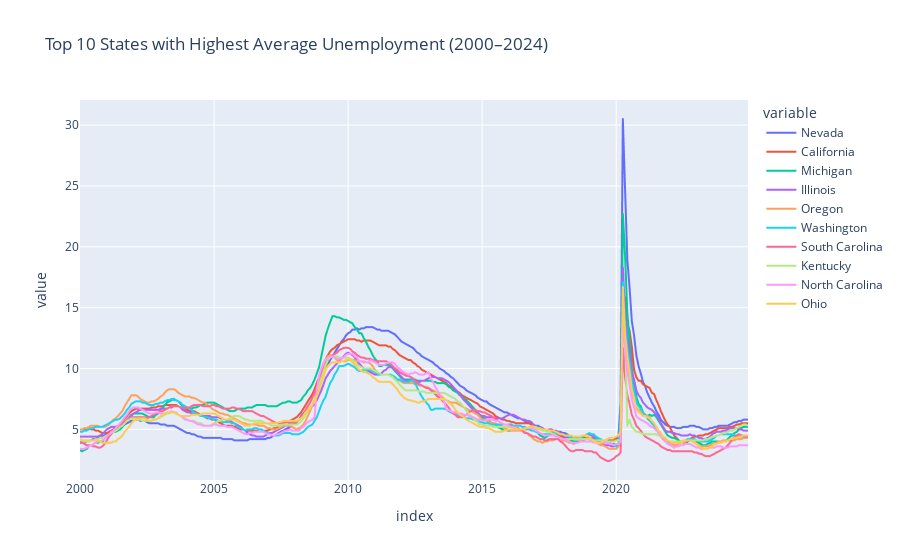

The code cell stored with this chart in its notebook:
### Markdown cell above
### Top 10 States with Highest Average Unemployment (2000–2024)

### Code cell
filtered_uemp = uemp_states.loc[(uemp_states.index >= '2000-01-01') & (uemp_states.index <= '2024-12-31')]
avg_unemp = filtered_uemp.mean().sort_values(ascending=False)
top10_states = avg_unemp.head(10).index

fig = px.line(filtered_uemp[top10_states], title='Top 10 States with Highest Average Unemployment (2000–2024)')
fig.show()

### Figure 1 — Plotly figure (JSON) as saved in the notebook; plotly's stock layout.template omitted (floating-point values rounded to 4 significant figures; data arrays with more than 128 entries replaced by an {"elided": "..."} marker saying what was removed)
{"data": [{"hovertemplate": "variable=Nevada<br>index=%{x}<br>value=%{y}<extra></extra>", "legendgroup": "Nevada", "line": {"color": "#636efa", "dash": "solid"}, "marker": {"symbol": "circle"}, "mode": "lines", "name": "Nevada", "showlegend": true, "type": "scattergl", "x": {"elided": "300 str values"}, "xaxis": "x", "y": {"elided": "300 float values"}, "yaxis": "y"}, {"hovertemplate": "variable=California<br>index=%{x}<br>value=%{y}<extra></extra>", "legendgroup": "California", "line": {"color": "#EF553B", "dash": "solid"}, "marker": {"symbol": "circle"}, "mode": "lines", "name": "California", "showlegend": true, "type": "scattergl", "x": {"elided": "300 str values"}, "xaxis": "x", "y": {"elided": "300 float values"}, "yaxis": "y"}, {"hovertemplate": "variable=Michigan<br>index=%{x}<br>value=%{y}<extra></extra>", "legendgroup": "Michigan", "line": {"color": "#00cc96", "dash": "solid"}, "marker": {"symbol": "circle"}, "mode": "lines", "name": "Michigan", "showlegend": true, "type": "scattergl", "x": {"elided": "300 str values"}, "xaxis": "x", "y": {"elided": "300 float values"}, "yaxis": "y"}, {"hovertemplate": "variable=Illinois<br>index=%{x}<br>value=%{y}<extra></extra>", "legendgroup": "Illinois", "line": {"color": "#ab63fa", "dash": "solid"}, "marker": {"symbol": "circle"}, "mode": "lines", "name": "Illinois", "showlegend": true, "type": "scattergl", "x": {"elided": "300 str values"}, "xaxis": "x", "y": {"elided": "300 float values"}, "yaxis": "y"}, {"hovertemplate": "variable=Oregon<br>index=%{x}<br>value=%{y}<extra></extra>", "legendgroup": "Oregon", "line": {"color": "#FFA15A", "dash": "solid"}, "marker": {"symbol": "circle"}, "mode": "lines", "name": "Oregon", "showlegend": true, "type": "scattergl", "x": {"elided": "300 str values"}, "xaxis": "x", "y": {"elided": "300 float values"}, "yaxis": "y"}, {"hovertemplate": "variable=Washington<br>index=%{x}<br>value=%{y}<extra></extra>", "legendgroup": "Washington", "line": {"color": "#19d3f3", "dash": "solid"}, "marker": {"symbol": "circle"}, "mode": "lines", "name": "Washington", "showlegend": true, "type": "scattergl", "x": {"elided": "300 str values"}, "xaxis": "x", "y": {"elided": "300 float values"}, "yaxis": "y"}, {"hovertemplate": "variable=South Carolina<br>index=%{x}<br>value=%{y}<extra></extra>", "legendgroup": "South Carolina", "line": {"color": "#FF6692", "dash": "solid"}, "marker": {"symbol": "circle"}, "mode": "lines", "name": "South Carolina", "showlegend": true, "type": "scattergl", "x": {"elided": "300 str values"}, "xaxis": "x", "y": {"elided": "300 float values"}, "yaxis": "y"}, {"hovertemplate": "variable=Kentucky<br>index=%{x}<br>value=%{y}<extra></extra>", "legendgroup": "Kentucky", "line": {"color": "#B6E880", "dash": "solid"}, "marker": {"symbol": "circle"}, "mode": "lines", "name": "Kentucky", "showlegend": true, "type": "scattergl", "x": {"elided": "300 str values"}, "xaxis": "x", "y": {"elided": "300 float values"}, "yaxis": "y"}, {"hovertemplate": "variable=North Carolina<br>index=%{x}<br>value=%{y}<extra></extra>", "legendgroup": "North Carolina", "line": {"color": "#FF97FF", "dash": "solid"}, "marker": {"symbol": "circle"}, "mode": "lines", "name": "North Carolina", "showlegend": true, "type": "scattergl", "x": {"elided": "300 str values"}, "xaxis": "x", "y": {"elided": "300 float values"}, "yaxis": "y"}, {"hovertemplate": "variable=Ohio<br>index=%{x}<br>value=%{y}<extra></extra>", "legendgroup": "Ohio", "line": {"color": "#FECB52", "dash": "solid"}, "marker": {"symbol": "circle"}, "mode": "lines", "name": "Ohio", "showlegend": true, "type": "scattergl", "x": {"elided": "300 str values"}, "xaxis": "x", "y": {"elided": "300 float values"}, "yaxis": "y"}], "layout": {"legend": {"title": {"text": "variable"}, "tracegroupgap": 0}, "title": {"text": "Top 10 States with Highest Average Unemployment (2000–2024)"}, "xaxis": {"anchor": "y", "domain": [0, 1], "title": {"text": "index"}}, "yaxis": {"anchor": "x", "domain": [0, 1], "title": {"text": "value"}}}}
